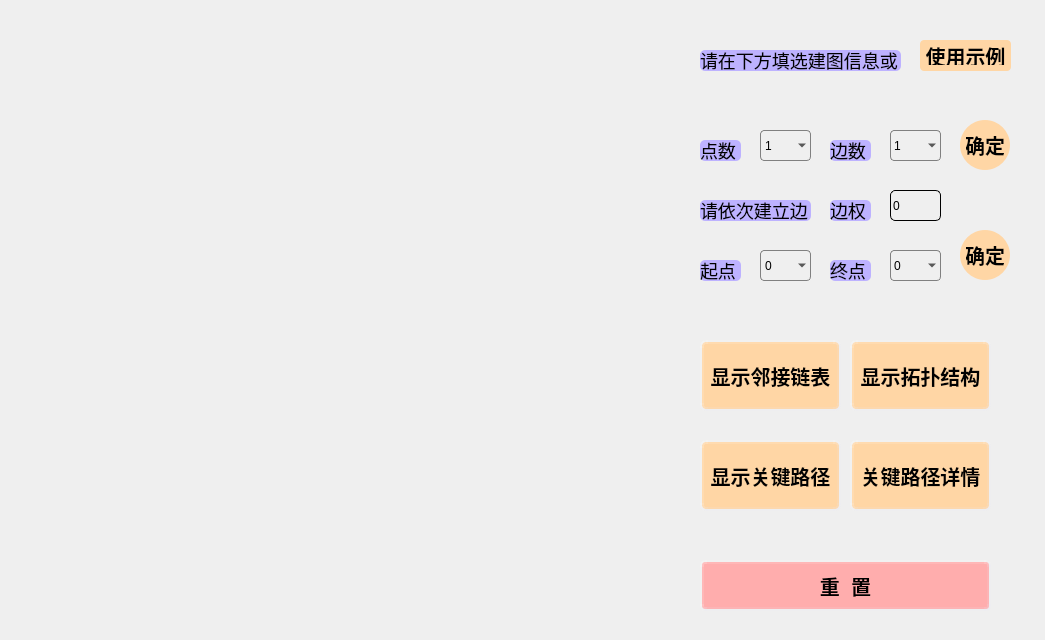
<?xml version="1.0" encoding="UTF-8"?>
<ui version="4.0">
 <class>Widget</class>
 <widget class="QWidget" name="Widget">
  <property name="geometry">
   <rect>
    <x>0</x>
    <y>0</y>
    <width>1045</width>
    <height>640</height>
   </rect>
  </property>
  <property name="windowTitle">
   <string>Widget</string>
  </property>
  <property name="styleSheet">
   <string notr="true"/>
  </property>
  <widget class="QComboBox" name="vexNum">
   <property name="geometry">
    <rect>
     <x>760</x>
     <y>130</y>
     <width>51</width>
     <height>31</height>
    </rect>
   </property>
   <property name="styleSheet">
    <string notr="true">QComboBox {
    border: 1px solid gray;   /* 边框 */
    border-radius: 4px;   /* 圆角 */
    color: #000;
    font: normal normal 15px &quot;Microsoft YaHei&quot;;
    background: transparent;
}</string>
   </property>
   <item>
    <property name="text">
     <string>1</string>
    </property>
   </item>
   <item>
    <property name="text">
     <string>2</string>
    </property>
   </item>
   <item>
    <property name="text">
     <string>3</string>
    </property>
   </item>
   <item>
    <property name="text">
     <string>4</string>
    </property>
   </item>
   <item>
    <property name="text">
     <string>5</string>
    </property>
   </item>
   <item>
    <property name="text">
     <string>6</string>
    </property>
   </item>
   <item>
    <property name="text">
     <string>7</string>
    </property>
   </item>
   <item>
    <property name="text">
     <string>8</string>
    </property>
   </item>
   <item>
    <property name="text">
     <string>9</string>
    </property>
   </item>
   <item>
    <property name="text">
     <string>10</string>
    </property>
   </item>
   <item>
    <property name="text">
     <string>11</string>
    </property>
   </item>
   <item>
    <property name="text">
     <string>12</string>
    </property>
   </item>
   <item>
    <property name="text">
     <string>13</string>
    </property>
   </item>
   <item>
    <property name="text">
     <string>14</string>
    </property>
   </item>
   <item>
    <property name="text">
     <string>15</string>
    </property>
   </item>
   <item>
    <property name="text">
     <string>16</string>
    </property>
   </item>
   <item>
    <property name="text">
     <string>17</string>
    </property>
   </item>
   <item>
    <property name="text">
     <string>18</string>
    </property>
   </item>
   <item>
    <property name="text">
     <string>19</string>
    </property>
   </item>
  </widget>
  <widget class="QComboBox" name="st">
   <property name="geometry">
    <rect>
     <x>760</x>
     <y>250</y>
     <width>51</width>
     <height>31</height>
    </rect>
   </property>
   <property name="styleSheet">
    <string notr="true">QComboBox {
    border: 1px solid gray;   /* 边框 */
    border-radius: 4px;   /* 圆角 */
    /*padding: 1px 18px 1px 3px;    字体填衬 */
    color: #000;
    font: normal normal 15px &quot;Microsoft YaHei&quot;;
    background: transparent;
}

</string>
   </property>
   <item>
    <property name="text">
     <string>0</string>
    </property>
   </item>
   <item>
    <property name="text">
     <string>1</string>
    </property>
   </item>
   <item>
    <property name="text">
     <string>2</string>
    </property>
   </item>
   <item>
    <property name="text">
     <string>3</string>
    </property>
   </item>
   <item>
    <property name="text">
     <string>4</string>
    </property>
   </item>
   <item>
    <property name="text">
     <string>5</string>
    </property>
   </item>
   <item>
    <property name="text">
     <string>6</string>
    </property>
   </item>
   <item>
    <property name="text">
     <string>7</string>
    </property>
   </item>
   <item>
    <property name="text">
     <string>8</string>
    </property>
   </item>
   <item>
    <property name="text">
     <string>9</string>
    </property>
   </item>
   <item>
    <property name="text">
     <string>10</string>
    </property>
   </item>
   <item>
    <property name="text">
     <string>11</string>
    </property>
   </item>
   <item>
    <property name="text">
     <string>12</string>
    </property>
   </item>
   <item>
    <property name="text">
     <string>13</string>
    </property>
   </item>
   <item>
    <property name="text">
     <string>14</string>
    </property>
   </item>
   <item>
    <property name="text">
     <string>15</string>
    </property>
   </item>
   <item>
    <property name="text">
     <string>16</string>
    </property>
   </item>
   <item>
    <property name="text">
     <string>17</string>
    </property>
   </item>
   <item>
    <property name="text">
     <string>18</string>
    </property>
   </item>
   <item>
    <property name="text">
     <string>19</string>
    </property>
   </item>
  </widget>
  <widget class="QComboBox" name="en">
   <property name="geometry">
    <rect>
     <x>890</x>
     <y>250</y>
     <width>51</width>
     <height>31</height>
    </rect>
   </property>
   <property name="styleSheet">
    <string notr="true">QComboBox {
    border: 1px solid gray;   /* 边框 */
    border-radius: 4px;   /* 圆角 */
    padding: 1px 18px 1px 3px;   /* 字体填衬 */
    color: #000;
    font: normal normal 15px &quot;Microsoft YaHei&quot;;
    background: transparent;
}

</string>
   </property>
   <item>
    <property name="text">
     <string>0</string>
    </property>
   </item>
   <item>
    <property name="text">
     <string>1</string>
    </property>
   </item>
   <item>
    <property name="text">
     <string>2</string>
    </property>
   </item>
   <item>
    <property name="text">
     <string>3</string>
    </property>
   </item>
   <item>
    <property name="text">
     <string>4</string>
    </property>
   </item>
   <item>
    <property name="text">
     <string>5</string>
    </property>
   </item>
   <item>
    <property name="text">
     <string>6</string>
    </property>
   </item>
   <item>
    <property name="text">
     <string>7</string>
    </property>
   </item>
   <item>
    <property name="text">
     <string>8</string>
    </property>
   </item>
   <item>
    <property name="text">
     <string>9</string>
    </property>
   </item>
   <item>
    <property name="text">
     <string>10</string>
    </property>
   </item>
   <item>
    <property name="text">
     <string>11</string>
    </property>
   </item>
   <item>
    <property name="text">
     <string>12</string>
    </property>
   </item>
   <item>
    <property name="text">
     <string>13</string>
    </property>
   </item>
   <item>
    <property name="text">
     <string>14</string>
    </property>
   </item>
   <item>
    <property name="text">
     <string>15</string>
    </property>
   </item>
   <item>
    <property name="text">
     <string>16</string>
    </property>
   </item>
   <item>
    <property name="text">
     <string>17</string>
    </property>
   </item>
   <item>
    <property name="text">
     <string>18</string>
    </property>
   </item>
   <item>
    <property name="text">
     <string>19</string>
    </property>
   </item>
  </widget>
  <widget class="QSpinBox" name="w">
   <property name="geometry">
    <rect>
     <x>890</x>
     <y>190</y>
     <width>51</width>
     <height>31</height>
    </rect>
   </property>
   <property name="styleSheet">
    <string notr="true">/*QSpinBox*/
QSpinBox {
padding-right: 10px; /* make room for the arrows */
border:1px solid black;
border-radius:5px;
background: transparent;
font: normal normal 15px &quot;Microsoft YaHei&quot;;

}

QSpinBox::up-button:pressed {
margin-top:3px;
}

QSpinBox::down-button:pressed {
margin-bottom:3px;
}
</string>
   </property>
  </widget>
  <widget class="QComboBox" name="arcNum">
   <property name="geometry">
    <rect>
     <x>890</x>
     <y>130</y>
     <width>51</width>
     <height>31</height>
    </rect>
   </property>
   <property name="styleSheet">
    <string notr="true">QComboBox {
    border: 1px solid gray;   /* 边框 */
    border-radius: 4px;   /* 圆角 */
    padding: 1px 18px 1px 3px;   /* 字体填衬 */
    color: black;
    font: normal normal 15px &quot;Microsoft YaHei&quot;;
    background: transparent;
}</string>
   </property>
   <item>
    <property name="text">
     <string>1</string>
    </property>
   </item>
   <item>
    <property name="text">
     <string>2</string>
    </property>
   </item>
   <item>
    <property name="text">
     <string>3</string>
    </property>
   </item>
   <item>
    <property name="text">
     <string>4</string>
    </property>
   </item>
   <item>
    <property name="text">
     <string>5</string>
    </property>
   </item>
   <item>
    <property name="text">
     <string>6</string>
    </property>
   </item>
   <item>
    <property name="text">
     <string>7</string>
    </property>
   </item>
   <item>
    <property name="text">
     <string>8</string>
    </property>
   </item>
   <item>
    <property name="text">
     <string>9</string>
    </property>
   </item>
   <item>
    <property name="text">
     <string>10</string>
    </property>
   </item>
   <item>
    <property name="text">
     <string>11</string>
    </property>
   </item>
   <item>
    <property name="text">
     <string>12</string>
    </property>
   </item>
   <item>
    <property name="text">
     <string>13</string>
    </property>
   </item>
   <item>
    <property name="text">
     <string>14</string>
    </property>
   </item>
   <item>
    <property name="text">
     <string>15</string>
    </property>
   </item>
   <item>
    <property name="text">
     <string>16</string>
    </property>
   </item>
   <item>
    <property name="text">
     <string>17</string>
    </property>
   </item>
   <item>
    <property name="text">
     <string>18</string>
    </property>
   </item>
   <item>
    <property name="text">
     <string>19</string>
    </property>
   </item>
   <item>
    <property name="text">
     <string>20</string>
    </property>
   </item>
   <item>
    <property name="text">
     <string>21</string>
    </property>
   </item>
   <item>
    <property name="text">
     <string>22</string>
    </property>
   </item>
   <item>
    <property name="text">
     <string>23</string>
    </property>
   </item>
   <item>
    <property name="text">
     <string>24</string>
    </property>
   </item>
   <item>
    <property name="text">
     <string>25</string>
    </property>
   </item>
   <item>
    <property name="text">
     <string>26</string>
    </property>
   </item>
   <item>
    <property name="text">
     <string>27</string>
    </property>
   </item>
   <item>
    <property name="text">
     <string>28</string>
    </property>
   </item>
   <item>
    <property name="text">
     <string>29</string>
    </property>
   </item>
   <item>
    <property name="text">
     <string>30</string>
    </property>
   </item>
  </widget>
  <widget class="QPushButton" name="ensure2">
   <property name="geometry">
    <rect>
     <x>960</x>
     <y>230</y>
     <width>50</width>
     <height>50</height>
    </rect>
   </property>
   <property name="styleSheet">
    <string notr="true">QPushButton{
            background-color:#ffd6a5;
            
            border-width:4px;
            border-radius:25px;
            border-color:rgba(230,230,250,30);
            font:bold 20px;
            color:black;
            padding:6px;
            }
QPushButton:pressed{
            background-color:#fdffb6;
            border-color:rgba(230,230,250,30);
            border-style:inset;
            color:black;
            }
 QPushButton:hover{
            background-color:#fdffb6;
			border-width:4px;
            border-color:#fffffc;
            color:black;
            }</string>
   </property>
   <property name="text">
    <string>确定</string>
   </property>
  </widget>
  <widget class="QPushButton" name="adj">
   <property name="geometry">
    <rect>
     <x>700</x>
     <y>340</y>
     <width>141</width>
     <height>71</height>
    </rect>
   </property>
   <property name="styleSheet">
    <string notr="true">QPushButton{
            background-color:#ffd6a5;
            border-width:4px;
 			border-style:outset;
            border-radius:6px;
            border-color:rgba(230,230,250,30);
            font:bold 20px;
            color:black;
            padding:6px;
            }
QPushButton:pressed{
            background-color:#fdffb6;
            border-color:#a0c4ff;
            border-style:inset;
            color:black;
            }
 QPushButton:hover{
            background-color:#fdffb6;
            border-color:#a0c4ff;
            color:black;
            }</string>
   </property>
   <property name="text">
    <string>显示邻接链表</string>
   </property>
  </widget>
  <widget class="QPushButton" name="tupo">
   <property name="geometry">
    <rect>
     <x>850</x>
     <y>340</y>
     <width>141</width>
     <height>71</height>
    </rect>
   </property>
   <property name="styleSheet">
    <string notr="true">QPushButton{
            background-color:#ffd6a5;
            border-style:outset;
            border-width:4px;
            border-radius:6px;
            border-color:rgba(230,230,250,30);
            font:bold 20px;
            color:black;
            padding:6px;
            }
QPushButton:pressed{
            background-color:#fdffb6;
            border-color:#a0c4ff;
            border-style:inset;
            color:black;
            }
 QPushButton:hover{
            background-color:#fdffb6;
            border-color:#a0c4ff;
            color:black;
            }</string>
   </property>
   <property name="text">
    <string>显示拓扑结构</string>
   </property>
  </widget>
  <widget class="QPushButton" name="cri">
   <property name="geometry">
    <rect>
     <x>700</x>
     <y>440</y>
     <width>141</width>
     <height>71</height>
    </rect>
   </property>
   <property name="styleSheet">
    <string notr="true">QPushButton{
            background-color:#ffd6a5;
            border-style:outset;
            border-width:4px;
            border-radius:6px;
            border-color:rgba(230,230,250,30);
            font:bold 20px;
            color:black;
            padding:6px;
            }
QPushButton:pressed{
            background-color:#fdffb6;
            border-color:#a0c4ff;
            border-style:inset;
            color:black;
            }
 QPushButton:hover{
            background-color:#fdffb6;
            border-color:#a0c4ff;
            color:black;
            }</string>
   </property>
   <property name="text">
    <string>显示关键路径</string>
   </property>
  </widget>
  <widget class="QPushButton" name="ensure1">
   <property name="geometry">
    <rect>
     <x>960</x>
     <y>120</y>
     <width>50</width>
     <height>50</height>
    </rect>
   </property>
   <property name="styleSheet">
    <string notr="true">QPushButton{
            background-color:#ffd6a5;
            
            border-width:4px;
            border-radius:25px;
            border-color:rgba(230,230,250,30);
            font:bold 20px;
            color:black;
            padding:6px;
            }
QPushButton:pressed{
            background-color:#fdffb6;
            border-color:rgba(230,230,250,30);
            border-style:inset;
            color:black;
            }
 QPushButton:hover{
            background-color:#fdffb6;
			border-width:4px;
            border-color:#fffffc;
            color:black;
            }</string>
   </property>
   <property name="text">
    <string>确定</string>
   </property>
  </widget>
  <widget class="QPushButton" name="example">
   <property name="geometry">
    <rect>
     <x>920</x>
     <y>40</y>
     <width>91</width>
     <height>31</height>
    </rect>
   </property>
   <property name="styleSheet">
    <string notr="true">QPushButton{
            background-color:#ffd6a5;
            
            border-width:1px;
            border-radius:4px;
            border-color:rgba(230,230,250,30);
            font:bold 20px;
            color:black;
            padding:6px;
            }
QPushButton:pressed{
            background-color:#fdffb6;
            border-color:rgba(230,230,250,30);
            border-style:inset;
            color:black;
            }
 QPushButton:hover{
            background-color:#fdffb6;
			border-width:4px;
            border-color:#fffffc;
            color:black;
            }</string>
   </property>
   <property name="text">
    <string>使用示例</string>
   </property>
  </widget>
  <widget class="QPushButton" name="look">
   <property name="geometry">
    <rect>
     <x>850</x>
     <y>440</y>
     <width>141</width>
     <height>71</height>
    </rect>
   </property>
   <property name="styleSheet">
    <string notr="true">QPushButton{
            background-color:#ffd6a5;
            border-style:outset;
            border-width:4px;
            border-radius:6px;
            border-color:rgba(230,230,250,30);
            font:bold 20px;
            color:black;
            padding:6px;
            }
QPushButton:pressed{
            background-color:#fdffb6;
            border-color:#a0c4ff;
            border-style:inset;
            color:black;
            }
 QPushButton:hover{
            background-color:#fdffb6;
            border-color:#a0c4ff;
            color:black;
            }</string>
   </property>
   <property name="text">
    <string>关键路径详情</string>
   </property>
  </widget>
  <widget class="QLabel" name="label">
   <property name="geometry">
    <rect>
     <x>700</x>
     <y>140</y>
     <width>41</width>
     <height>21</height>
    </rect>
   </property>
   <property name="styleSheet">
    <string notr="true">QLabel {
    font-family: &quot;Microsoft YaHei&quot;;
    font-size: 18px;
	border-radius:5px;
    color: black;
    background-color: #bdb2ff;
}
</string>
   </property>
   <property name="text">
    <string>点数</string>
   </property>
  </widget>
  <widget class="QLabel" name="label_2">
   <property name="geometry">
    <rect>
     <x>830</x>
     <y>140</y>
     <width>41</width>
     <height>21</height>
    </rect>
   </property>
   <property name="styleSheet">
    <string notr="true">QLabel {
    font-family: &quot;Microsoft YaHei&quot;;
    font-size: 18px;
	border-radius:5px;
    color: black;
    background-color: #bdb2ff;
}
</string>
   </property>
   <property name="text">
    <string>边数</string>
   </property>
  </widget>
  <widget class="QLabel" name="label_3">
   <property name="geometry">
    <rect>
     <x>700</x>
     <y>50</y>
     <width>201</width>
     <height>21</height>
    </rect>
   </property>
   <property name="styleSheet">
    <string notr="true">QLabel {
    font-family: &quot;Microsoft YaHei&quot;;
    font-size: 18px;
	border-radius:5px;
    color: black;
    background-color: #bdb2ff;
}
</string>
   </property>
   <property name="text">
    <string>请在下方填选建图信息或</string>
   </property>
  </widget>
  <widget class="QLabel" name="label_4">
   <property name="geometry">
    <rect>
     <x>700</x>
     <y>200</y>
     <width>111</width>
     <height>21</height>
    </rect>
   </property>
   <property name="styleSheet">
    <string notr="true">QLabel {
    font-family: &quot;Microsoft YaHei&quot;;
    font-size: 18px;
	border-radius:5px;
    color: black;
    background-color: #bdb2ff;
}
</string>
   </property>
   <property name="text">
    <string>请依次建立边</string>
   </property>
  </widget>
  <widget class="QLabel" name="label_5">
   <property name="geometry">
    <rect>
     <x>700</x>
     <y>260</y>
     <width>41</width>
     <height>21</height>
    </rect>
   </property>
   <property name="styleSheet">
    <string notr="true">QLabel {
    font-family: &quot;Microsoft YaHei&quot;;
    font-size: 18px;
	border-radius:5px;
    color: black;
    background-color: #bdb2ff;
}
</string>
   </property>
   <property name="text">
    <string>起点</string>
   </property>
  </widget>
  <widget class="QLabel" name="label_6">
   <property name="geometry">
    <rect>
     <x>830</x>
     <y>260</y>
     <width>41</width>
     <height>21</height>
    </rect>
   </property>
   <property name="styleSheet">
    <string notr="true">QLabel {
    font-family: &quot;Microsoft YaHei&quot;;
    font-size: 18px;
	border-radius:5px;
    color: black;
    background-color: #bdb2ff;
}
</string>
   </property>
   <property name="text">
    <string>终点</string>
   </property>
  </widget>
  <widget class="QLabel" name="label_7">
   <property name="geometry">
    <rect>
     <x>830</x>
     <y>200</y>
     <width>41</width>
     <height>21</height>
    </rect>
   </property>
   <property name="styleSheet">
    <string notr="true">QLabel {
    font-family: &quot;Microsoft YaHei&quot;;
    font-size: 18px;
	border-radius:5px;
    color: black;
    background-color: #bdb2ff;
}
</string>
   </property>
   <property name="text">
    <string>边权</string>
   </property>
  </widget>
  <widget class="QPushButton" name="reset">
   <property name="geometry">
    <rect>
     <x>700</x>
     <y>560</y>
     <width>291</width>
     <height>51</height>
    </rect>
   </property>
   <property name="styleSheet">
    <string notr="true">QPushButton{
            background-color:#ffadad;
            border-style:outset;
            border-width:4px;
            border-radius:5px;
            border-color:rgba(230,230,250,30);
            font:bold 20px;
            color:black;
            padding:6px;
            }
QPushButton:pressed{
            background-color:#ffd6a5;
            border-color:rgba(230,230,250,30);
            border-style:inset;
            color:black;
            }
 QPushButton:hover{
            background-color:#ffd6a5;
            border-color:rgba(230,230,250,200);
            color:black;
            }</string>
   </property>
   <property name="text">
    <string>重  置</string>
   </property>
  </widget>
 </widget>
 <layoutdefault spacing="6" margin="11"/>
 <resources/>
 <connections/>
</ui>
